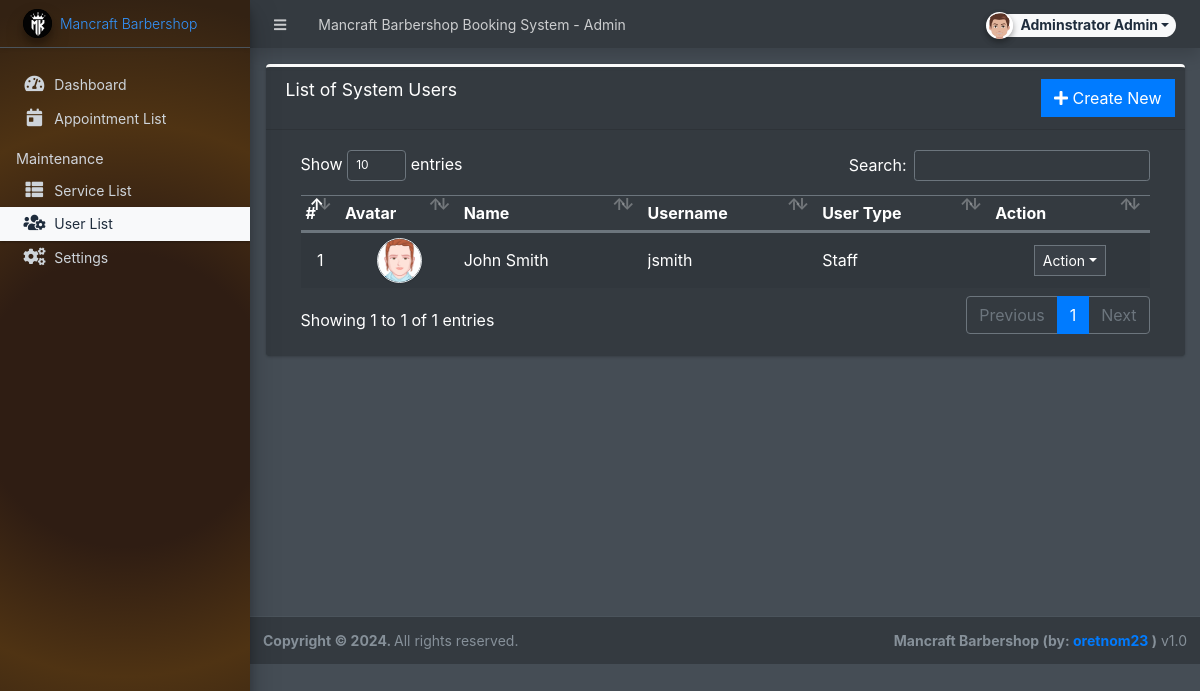
/admin/?page=user/list (signed in), run on an earlier commit of the app's database.
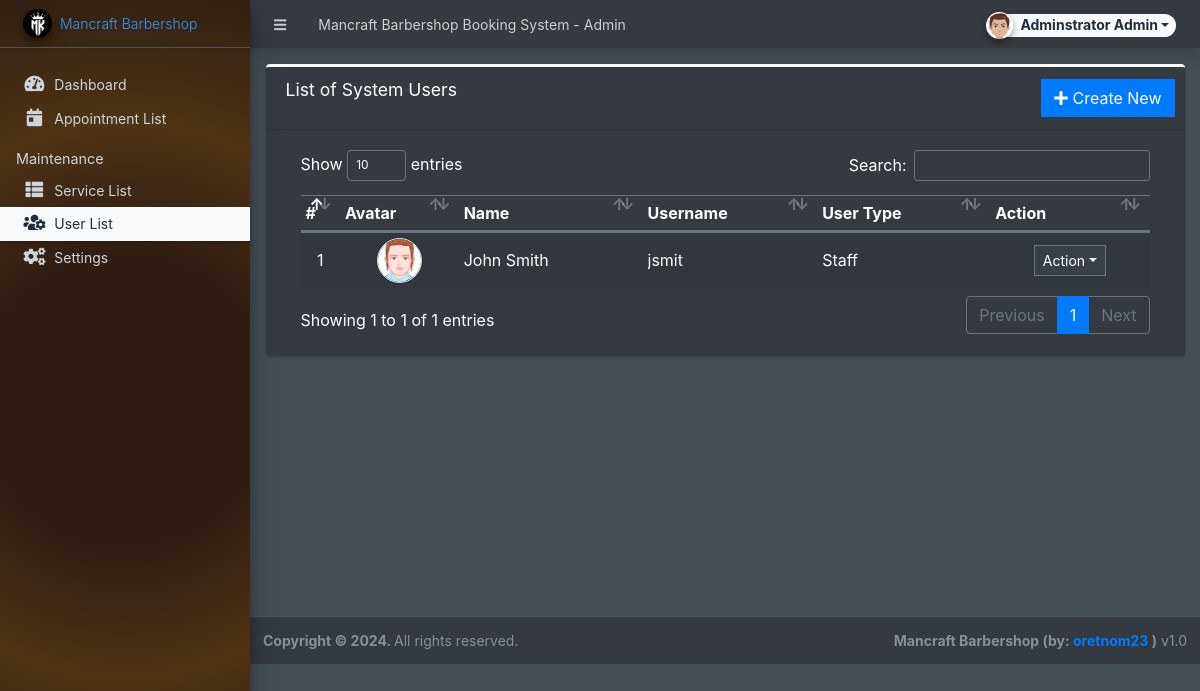
And on a later commit of the database.
### tables this page shows
CREATE TABLE `users` (
  `id` int(50) NOT NULL,
  `firstname` varchar(250) NOT NULL,
  `middlename` text DEFAULT NULL,
  `lastname` varchar(250) NOT NULL,
  `username` text NOT NULL,
  `password` text NOT NULL,
  `avatar` text DEFAULT NULL,
  `last_login` datetime DEFAULT NULL,
  `type` tinyint(1) NOT NULL DEFAULT 0,
  `status` int(1) NOT NULL DEFAULT 1 COMMENT '0=not verified, 1 = verified',
  `date_added` datetime NOT NULL DEFAULT current_timestamp(),
  `date_updated` datetime DEFAULT NULL ON UPDATE current_timestamp()
);

### classes/DBConnection.php (called while the page is built, shortened)
<?php
class DBConnection{
    private $host = DB_SERVER;
    private $username = DB_USERNAME;
    private $password = DB_PASSWORD;
    private $database = DB_NAME;
    public $conn;
    public function __construct(){
        if (!isset($this->conn)) {
            $this->conn = new mysqli($this->host, $this->username, $this->password, $this->database);
        }
    }
}
?>

### classes/SystemSettings.php (called while the page is built, shortened)
<?php
class SystemSettings extends DBConnection{
	function info($field=''){
		if(!empty($field)){
			if(isset($_SESSION['system_info'][$field]))
				return $_SESSION['system_info'][$field];
			else
				return false;
		}else{
			return false;
		}
	}
}
$_settings = new SystemSettings();
?>

### config.php (called while the page is built, shortened)
<?php
require_once('classes/DBConnection.php');
require_once('classes/SystemSettings.php');
function validate_image($file){
	if(!empty($file)){
        $ex = explode('?',$file);
        $file = $ex[0];
        $param =  isset($ex[1]) ? '?'.$ex[1]  : '';
		if(is_file(base_app.$file)){
			return base_url.$file.$param;
		}else{
			return base_url.'dist/img/no-image-available.png';
		}
	}else{
		return base_url.'dist/img/no-image-available.png';
	}
}
?>

### admin/user/list.php (the view, shortened to what the changed rows need)
<div class="card card-outline card-primary">
	<div class="card-body">
		<div class="container-fluid">
        <div class="container-fluid">
			<table class="table table-hover table-striped">
				<thead>
					<tr>
						<th>#</th>
						<th>Avatar</th>
						<th>Name</th>
						<th>Username</th>
						<th>User Type</th>
						<th>Action</th>
					</tr>
				</thead>
				<tbody>
					<?php
						$i = 1;
						$qry = $conn->query("SELECT *,concat(firstname,' ',lastname) as name from `users` where id != '1' order by concat(firstname,' ',lastname) asc ");
						while($row = $qry->fetch_assoc()):
					?>
						<tr>
							<td class="text-center"><?php echo $i++; ?></td>
							<td class="text-center"><img src="<?php echo validate_image($row['avatar']) ?>" class="img-avatar img-thumbnail p-0 border-2" alt="user_avatar"></td>
							<td><?php echo ucwords($row['name']) ?></td>
							<td ><p class="m-0 truncate-1"><?php echo $row['username'] ?></p></td>
							<td ><p class="m-0"><?php echo ($row['type'] == 1 )? "Adminstrator" : "Staff" ?></p></td>
							<td align="center">
								 <button type="button" class="btn btn-flat btn-default btn-sm dropdown-toggle dropdown-icon" data-toggle="dropdown">
				                  		Action
				                  </button>
							</td>
						</tr>
					<?php endwhile; ?>
				</tbody>
			</table>
		</div>
		</div>
	</div>
</div>

### admin/inc/navigation.php (shortened to what the changed rows need)
<aside class="main-sidebar sidebar-dark-light elevation-4 sidebar-no-expand bg-gradient">
  <a href="<?php echo base_url ?>admin" class="brand-link bg-transparent text-sm shadow-sm">
  <img src="<?php echo validate_image($_settings->info('logo'))?>" alt="Store Logo" class="brand-image img-circle elevation-3 bg-black" style="width: 1.8rem;height: 1.8rem;max-height: unset;object-fit:scale-down;object-position:center center">
  <span class="brand-text font-weight-light"><?php echo $_settings->info('short_name') ?></span>
  </a>
</aside>

What changed in the data, as far as the page shows it:
changed users: username "jsmith" → "jsmit"
